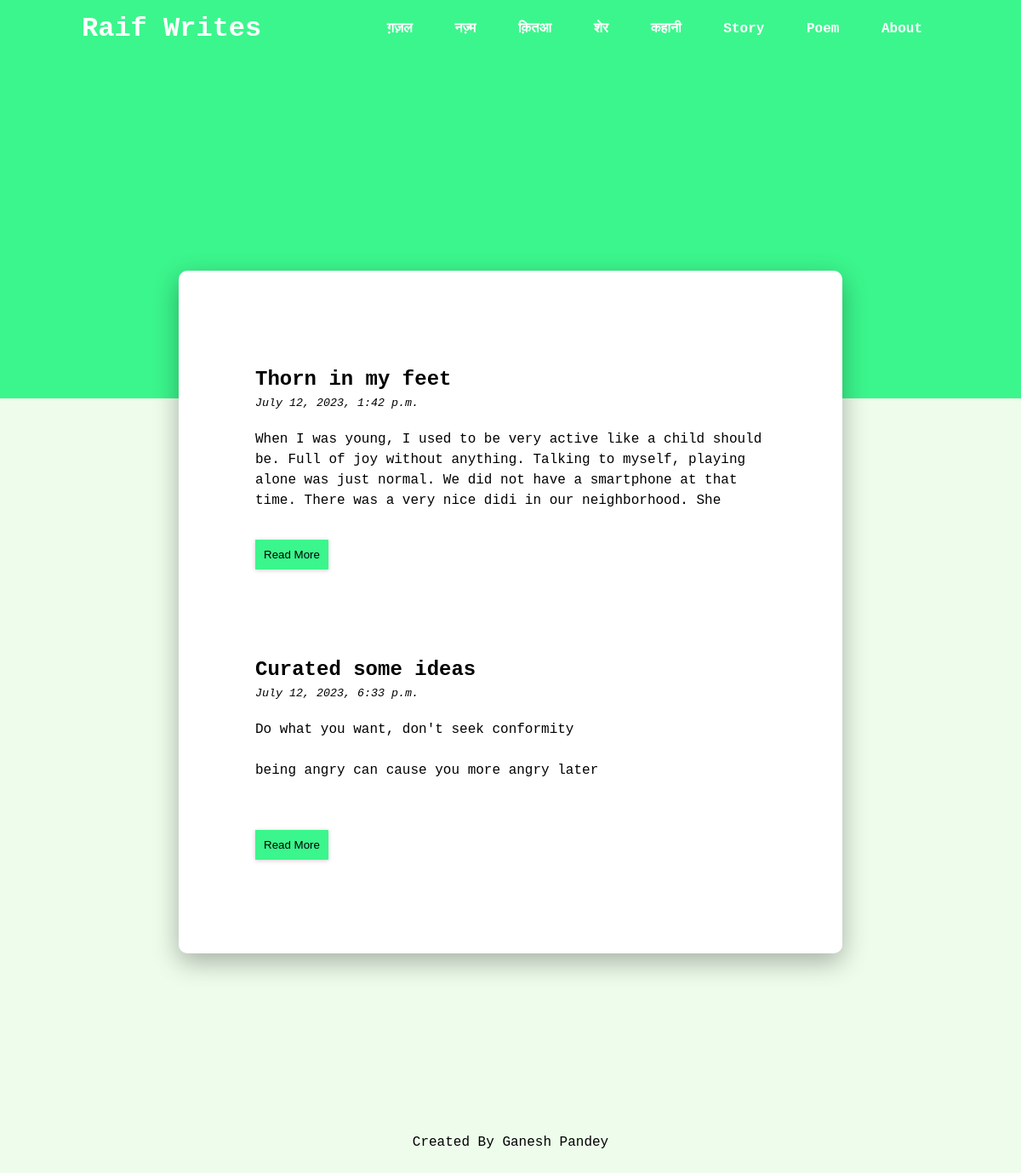
Before: /kahani/ with the older database file.
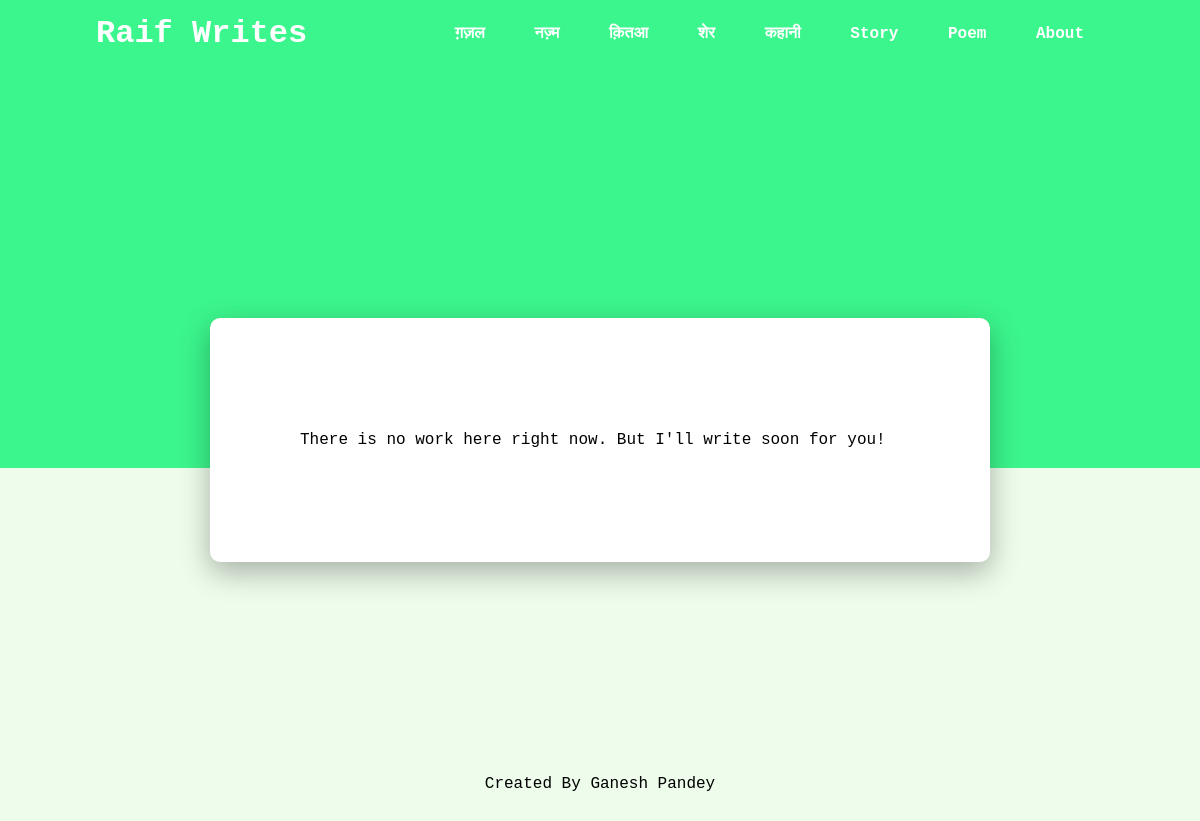
After: the same page with the newer database file.
### kahani/models.py (models this page shows)
class Kahani(models.Model):
    date_written = models.DateTimeField()
    title = models.CharField(max_length=255)
    content = models.TextField()

### kahani/views.py (the view)
# urls.py: path("", views.index, name='index'),
def index(request):
    kahani = Kahani.objects.all()
    context = {
        "posts":kahani,
        'app_name':'kahani',
        'path_name':'kahani',
    }
    return render(request, "index.html", context)

### templates/index.html
{% extends "layout.html" %}
{% block body %}
{% for post in posts %}
<div class="article">
    <h2>{{ post.title }}</h2>
    <div class="author">
        {{ post.date_written }}
    </div>
    <div class="content">{{ post.content|truncatechars:350|linebreaksbr }}</div>
    {% with app_name|add:":"|add:path_name as new_url%}
    <a href="{% url new_url post_id=post.id %}"><button>Read More</button></a>
    {% endwith %}
</div>
{% empty %}
<div class="article">There is no work here right now. But I'll write soon for you!</div>
{% endfor %}
{% endblock %}

Changed rows visible on the page:
removed Kahani: title "Thorn in my feet", date_written "July 12, 2023, 1:42 p.m.", content "When I was young, I used to be very active like a child should be. Full of joy without anything. Talking to myself, playing alone was just normal. We did not have a smartphone at that time. There was a very nice didi in our neighborhood. She…"
removed Kahani: title "Curated some ideas", date_written "July 12, 2023, 6:33 p.m.", content "Do what you want, don't seek conformity being angry can cause you more angry later"
Other visible differences:
text now shown: "There is no work here right now. But I'll write soon for you!"
